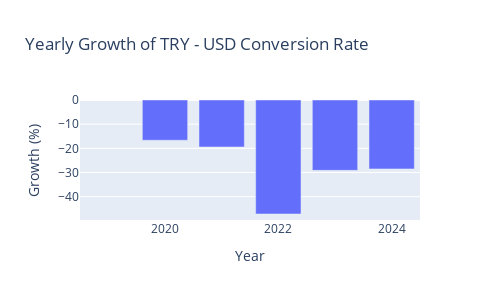

Source (notebook cell):
### Code cell
# Calculate yearly growth based on yearly averages
df['Year'] = df.index.year
yearly_avg = df.groupby('Year')['Close'].mean()
growth = yearly_avg.pct_change() * 100  # Convert to percentage

fig = go.Figure()
fig.add_trace(go.Bar(x=growth.index,
                     y=growth,
                     name='Yearly Growth'))

fig.update_layout(title="Yearly Growth of TRY - USD Conversion Rate",
                  xaxis_title="Year",
                  yaxis_title="Growth (%)",
                  width=500,
                  height=300)

pio.show(fig)

### Figure 1 — Plotly figure (JSON) as saved in the notebook; plotly's stock layout.template omitted (floating-point values rounded to 4 significant figures)
{"data": [{"name": "Yearly Growth", "type": "bar", "x": [2019, 2020, 2021, 2022, 2023, 2024], "y": [null, -16.66, -19.43, -47.17, -29.11, -28.52]}], "layout": {"height": 300, "title": {"text": "Yearly Growth of TRY - USD Conversion Rate"}, "width": 500, "xaxis": {"title": {"text": "Year"}}, "yaxis": {"title": {"text": "Growth (%)"}}}}
